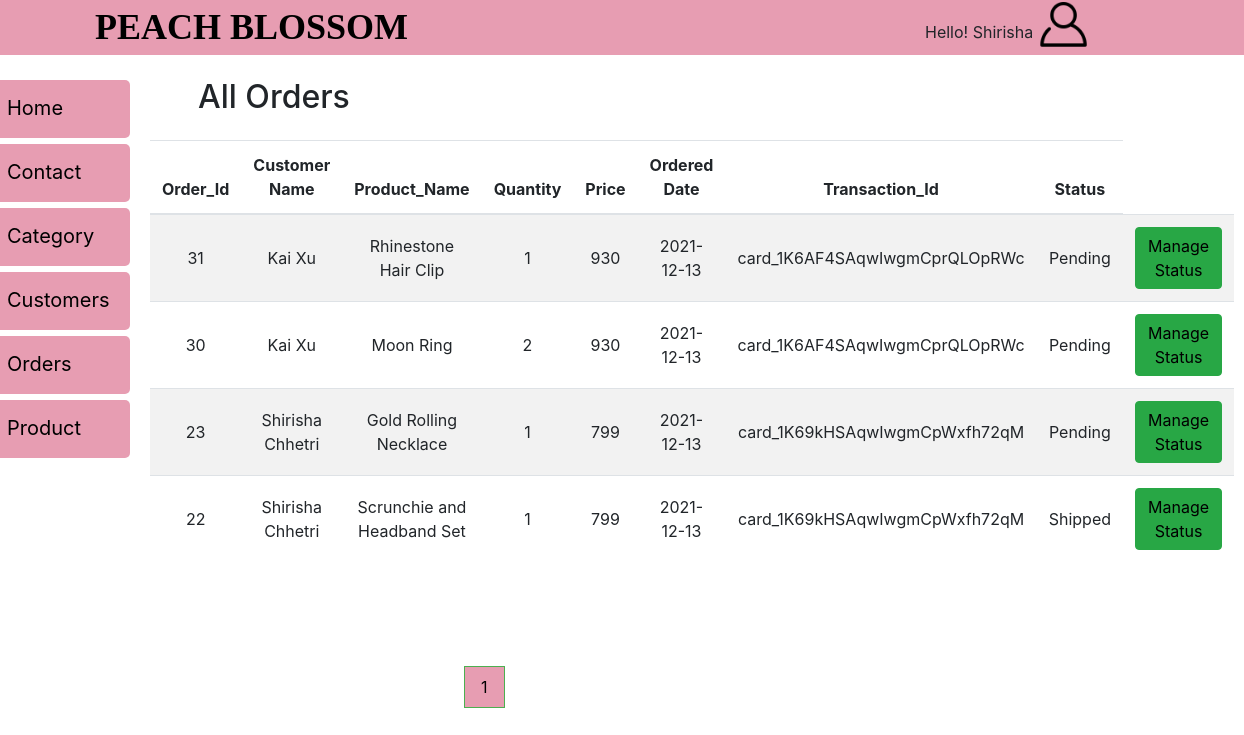
Page /Admin/order.php (signed in) on the committed database.
### tables this page shows
CREATE TABLE `orders` (
  `ORDER_ID` int(11) NOT NULL,
  `PRODUCT_NAME` varchar(50) NOT NULL,
  `QUANTITY` varchar(20) NOT NULL,
  `PRICE` varchar(50) NOT NULL,
  `CUSTOMER` int(11) NOT NULL,
  `TRANSACTION_ID` varchar(100) NOT NULL,
  `ORDERED_DATE` date NOT NULL,
  `ORDER_STATUS` varchar(20) DEFAULT NULL
);

### Admin/order.php (the view, shortened to what this page needs)
<?php
         require "dashboard.php";
 if(isset($_SESSION['user'])){?>
<div class="main">
   <div class="row my-4">
      <h2 class="ml-5">All Orders</h2>
    <table class="table table-striped">
  <thead>
    <tr>
      <th scope="col">Order_Id</th>
      <th scope="col">Customer Name</th>
      <th scope="col">Product_Name</th>
      <th scope="col">Quantity</th>
      <th scope="col">Price</th>
      <th scope="col">Ordered Date</th>
      <th scope="col">Transaction_Id</th>
      <th scope="col">Status</th>
    </tr>
  </thead>
  <tbody>
    <?php
   $limit = 5;
      if (isset($_GET['page'])) {
        $page = $_GET['page'];
      }
      else{
        $page = 1;
      }
     $offset = ($page-1) * $limit;
      $conn = new mysqli("localhost","root","","peachblossom");
    $sql = "SELECT CONCAT(c.firstname,' ',c.lastname) AS name, o.*
          FROM customers c
          INNER JOIN orders o
          ON c.cus_id = o.customer
          ORDER BY o.order_id DESC
          LIMIT {$offset},{$limit}";
        $result = $conn->query($sql);
        if($result->num_rows>0){
          while($row=$result->fetch_assoc()){;?>
    <tr>
      <td><?php echo $row['ORDER_ID'] ?></td>
      <td><?php echo $row['name'] ?></td>
      <td><?php echo $row['PRODUCT_NAME'] ?></td>
      <td><?php echo $row['QUANTITY'] ?></td>
      <td><?php echo $row['PRICE'] ?></td>
      <td><?php echo $row['ORDERED_DATE']?></td>
      <td><?php echo $row['TRANSACTION_ID'] ?></td>
      <td><?php echo $row['ORDER_STATUS']?></td>
      <td>
        <a href="managestatus.php?id=<?php echo $row['ORDER_ID'] ?>" style="color:#fff;" class="btn btn-success">Manage Status</a>
      </td>
   </tr>
<?php }
}
?>
  </tbody>
</table>
  </div>
</div>
<div class="d-flex justify-content-left">
  <div class="pagination">
    <?php
      $sq = "SELECT * FROM orders";
      $re = mysqli_query($conn,$sq) or die("error");
      if (mysqli_num_rows($re)>0) {
        $total_records = mysqli_num_rows($re);
        $total_page = ceil($total_records/$limit);
        echo '<ul class="pagination">';
        for ($i=1; $i<=$total_page; $i++) {
          if ($i == $page) {
            $active = "active";
          }
          else{
            $active = "";
          }
          echo '<li class="'.$active.'"><a href="order.php?page='.$i.'">'.$i.'</a></li>';
        }
        echo '</ul>';
      }
        ?>
  </div>
</div>
<?php
}
else{
  header("location:login.php");
}
?>

### Admin/css/dash.css (style rules this page uses)
a { color: black !important; }
ul.pagination { display: inline-block; padding: 0; margin: 4pc 0pc 0pc 29pc; }
ul.pagination li { display: inline; }
ul.pagination li a { color: black; float: left; margin-right:8px; padding: 8px 16px; text-decoration: none; transition: background-color .3s; border: 1px solid #ddd; }
ul.pagination li.active a { background-color: #e79db2; border: 1px solid #4CAF50; }
.main { margin-left: 155px; padding: 0px 10px; }
.table { text-align: center; width:94% !important; margin-top: 1pc; }
td { width:150pc; vertical-align: middle !important; }

### rows in the picture
orders: ORDER_ID "31", name "Kai Xu", PRODUCT_NAME "Rhinestone Hair Clip", QUANTITY "1", PRICE "930", ORDERED_DATE "2021-12-13", TRANSACTION_ID "card_1K6AF4SAqwIwgmCprQLOpRWc", ORDER_STATUS "Pending"
orders: ORDER_ID "30", name "Kai Xu", PRODUCT_NAME "Moon Ring", QUANTITY "2", PRICE "930", ORDERED_DATE "2021-12-13", TRANSACTION_ID "card_1K6AF4SAqwIwgmCprQLOpRWc", ORDER_STATUS "Pending"
orders: ORDER_ID "23", name "Shirisha Chhetri", PRODUCT_NAME "Gold Rolling Necklace", QUANTITY "1", PRICE "799", ORDERED_DATE "2021-12-13", TRANSACTION_ID "card_1K69kHSAqwIwgmCpWxfh72qM", ORDER_STATUS "Pending"
orders: ORDER_ID "22", name "Shirisha Chhetri", PRODUCT_NAME "Scrunchie and Headband Set", QUANTITY "1", PRICE "799", ORDERED_DATE "2021-12-13", TRANSACTION_ID "card_1K69kHSAqwIwgmCpWxfh72qM", ORDER_STATUS "Shipped"

### other values in the picture
$_SESSION['user'] "Shirisha"
